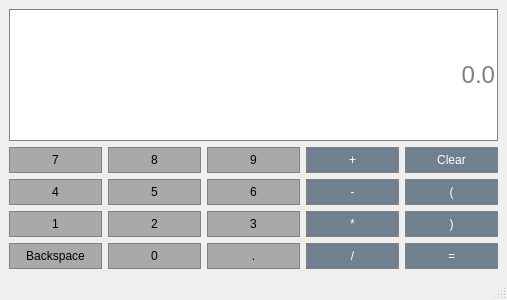
<?xml version="1.0" encoding="UTF-8"?>
<ui version="4.0">
 <class>Calculator</class>
 <widget class="QMainWindow" name="Calculator">
  <property name="geometry">
   <rect>
    <x>0</x>
    <y>0</y>
    <width>507</width>
    <height>300</height>
   </rect>
  </property>
  <property name="windowTitle">
   <string>Calculator</string>
  </property>
  <widget class="QWidget" name="centralwidget">
   <layout class="QGridLayout" name="gridLayout">
    <item row="9" column="3">
     <widget class="QPushButton" name="Divide">
      <property name="sizePolicy">
       <sizepolicy hsizetype="Preferred" vsizetype="Preferred">
        <horstretch>0</horstretch>
        <verstretch>0</verstretch>
       </sizepolicy>
      </property>
      <property name="styleSheet">
       <string notr="true">QAbstractButton {
	color: white
}

QPushButton {
	background-color: #708090;
	border: 1px solid gray;
	padding: 5px
}

QPushButton:pressed {
	background-color: #2F4F4F;
	border: 1px solid gray;
	padding: 5px
}</string>
      </property>
      <property name="text">
       <string>/</string>
      </property>
     </widget>
    </item>
    <item row="8" column="4">
     <widget class="QPushButton" name="RightParenthesis">
      <property name="sizePolicy">
       <sizepolicy hsizetype="Preferred" vsizetype="Preferred">
        <horstretch>0</horstretch>
        <verstretch>0</verstretch>
       </sizepolicy>
      </property>
      <property name="styleSheet">
       <string notr="true">QAbstractButton {
	color: white
}

QPushButton {
	background-color: #708090;
	border: 1px solid gray;
	padding: 5px
}

QPushButton:pressed {
	background-color: #2F4F4F;
	border: 1px solid gray;
	padding: 5px
}</string>
      </property>
      <property name="text">
       <string>)</string>
      </property>
     </widget>
    </item>
    <item row="9" column="2">
     <widget class="QPushButton" name="Dot">
      <property name="sizePolicy">
       <sizepolicy hsizetype="Preferred" vsizetype="Preferred">
        <horstretch>0</horstretch>
        <verstretch>0</verstretch>
       </sizepolicy>
      </property>
      <property name="styleSheet">
       <string notr="true">QPushButton {
	background-color: #A9A9A9;
	border: 1px solid gray;
	padding: 5px
}

QPushButton:pressed {
	background-color: #808080;
	border: 1px solid gray;
	padding: 5px
}</string>
      </property>
      <property name="text">
       <string>.</string>
      </property>
     </widget>
    </item>
    <item row="9" column="4">
     <widget class="QPushButton" name="Equals">
      <property name="sizePolicy">
       <sizepolicy hsizetype="Preferred" vsizetype="Preferred">
        <horstretch>0</horstretch>
        <verstretch>0</verstretch>
       </sizepolicy>
      </property>
      <property name="styleSheet">
       <string notr="true">QAbstractButton {
	color: white
}

QPushButton {
	background-color: #708090;
	border: 1px solid gray;
	padding: 5px
}

QPushButton:pressed {
	background-color: #2F4F4F;
	border: 1px solid gray;
	padding: 5px
}</string>
      </property>
      <property name="text">
       <string>=</string>
      </property>
     </widget>
    </item>
    <item row="5" column="0">
     <widget class="QPushButton" name="Button4">
      <property name="sizePolicy">
       <sizepolicy hsizetype="Preferred" vsizetype="Preferred">
        <horstretch>0</horstretch>
        <verstretch>0</verstretch>
       </sizepolicy>
      </property>
      <property name="styleSheet">
       <string notr="true">QPushButton {
	background-color: #A9A9A9;
	border: 1px solid gray;
	padding: 5px
}

QPushButton:pressed {
	background-color: #808080;
	border: 1px solid gray;
	padding: 5px
}</string>
      </property>
      <property name="text">
       <string>4</string>
      </property>
     </widget>
    </item>
    <item row="8" column="2">
     <widget class="QPushButton" name="Button3">
      <property name="sizePolicy">
       <sizepolicy hsizetype="Preferred" vsizetype="Preferred">
        <horstretch>0</horstretch>
        <verstretch>0</verstretch>
       </sizepolicy>
      </property>
      <property name="styleSheet">
       <string notr="true">QPushButton {
	background-color: #A9A9A9;
	border: 1px solid gray;
	padding: 5px
}

QPushButton:pressed {
	background-color: #808080;
	border: 1px solid gray;
	padding: 5px
}</string>
      </property>
      <property name="text">
       <string>3</string>
      </property>
     </widget>
    </item>
    <item row="9" column="0">
     <widget class="QPushButton" name="Backspace">
      <property name="sizePolicy">
       <sizepolicy hsizetype="Preferred" vsizetype="Preferred">
        <horstretch>0</horstretch>
        <verstretch>0</verstretch>
       </sizepolicy>
      </property>
      <property name="styleSheet">
       <string notr="true">QPushButton {
	background-color: #A9A9A9;
	border: 1px solid gray;
	padding: 5px
}

QPushButton:pressed {
	background-color: #808080;
	border: 1px solid gray;
	padding: 5px
}</string>
      </property>
      <property name="text">
       <string>Backspace</string>
      </property>
     </widget>
    </item>
    <item row="5" column="1">
     <widget class="QPushButton" name="Button5">
      <property name="sizePolicy">
       <sizepolicy hsizetype="Preferred" vsizetype="Preferred">
        <horstretch>0</horstretch>
        <verstretch>0</verstretch>
       </sizepolicy>
      </property>
      <property name="styleSheet">
       <string notr="true">QPushButton {
	background-color: #A9A9A9;
	border: 1px solid gray;
	padding: 5px
}

QPushButton:pressed {
	background-color: #808080;
	border: 1px solid gray;
	padding: 5px
}</string>
      </property>
      <property name="text">
       <string>5</string>
      </property>
     </widget>
    </item>
    <item row="9" column="1">
     <widget class="QPushButton" name="Button0">
      <property name="sizePolicy">
       <sizepolicy hsizetype="Preferred" vsizetype="Preferred">
        <horstretch>0</horstretch>
        <verstretch>0</verstretch>
       </sizepolicy>
      </property>
      <property name="styleSheet">
       <string notr="true">QPushButton {
	background-color: #A9A9A9;
	border: 1px solid gray;
	padding: 5px
}

QPushButton:pressed {
	background-color: #808080;
	border: 1px solid gray;
	padding: 5px
}</string>
      </property>
      <property name="text">
       <string>0</string>
      </property>
     </widget>
    </item>
    <item row="8" column="3">
     <widget class="QPushButton" name="Multiply">
      <property name="sizePolicy">
       <sizepolicy hsizetype="Preferred" vsizetype="Preferred">
        <horstretch>0</horstretch>
        <verstretch>0</verstretch>
       </sizepolicy>
      </property>
      <property name="styleSheet">
       <string notr="true">QAbstractButton {
	color: white
}

QPushButton {
	background-color: #708090;
	border: 1px solid gray;
	padding: 5px
}

QPushButton:pressed {
	background-color: #2F4F4F;
	border: 1px solid gray;
	padding: 5px
}</string>
      </property>
      <property name="text">
       <string>*</string>
      </property>
     </widget>
    </item>
    <item row="8" column="0">
     <widget class="QPushButton" name="Button1">
      <property name="sizePolicy">
       <sizepolicy hsizetype="Preferred" vsizetype="Preferred">
        <horstretch>0</horstretch>
        <verstretch>0</verstretch>
       </sizepolicy>
      </property>
      <property name="styleSheet">
       <string notr="true">QPushButton {
	background-color: #A9A9A9;
	border: 1px solid gray;
	padding: 5px
}

QPushButton:pressed {
	background-color: #808080;
	border: 1px solid gray;
	padding: 5px
}</string>
      </property>
      <property name="text">
       <string>1</string>
      </property>
     </widget>
    </item>
    <item row="8" column="1">
     <widget class="QPushButton" name="Button2">
      <property name="sizePolicy">
       <sizepolicy hsizetype="Preferred" vsizetype="Preferred">
        <horstretch>0</horstretch>
        <verstretch>0</verstretch>
       </sizepolicy>
      </property>
      <property name="styleSheet">
       <string notr="true">QPushButton {
	background-color: #A9A9A9;
	border: 1px solid gray;
	padding: 5px
}

QPushButton:pressed {
	background-color: #808080;
	border: 1px solid gray;
	padding: 5px
}</string>
      </property>
      <property name="text">
       <string>2</string>
      </property>
     </widget>
    </item>
    <item row="5" column="2">
     <widget class="QPushButton" name="Button6">
      <property name="sizePolicy">
       <sizepolicy hsizetype="Preferred" vsizetype="Preferred">
        <horstretch>0</horstretch>
        <verstretch>0</verstretch>
       </sizepolicy>
      </property>
      <property name="styleSheet">
       <string notr="true">QPushButton {
	background-color: #A9A9A9;
	border: 1px solid gray;
	padding: 5px
}

QPushButton:pressed {
	background-color: #808080;
	border: 1px solid gray;
	padding: 5px
}</string>
      </property>
      <property name="text">
       <string>6</string>
      </property>
     </widget>
    </item>
    <item row="0" column="0" colspan="5">
     <widget class="QLineEdit" name="lineEdit">
      <property name="sizePolicy">
       <sizepolicy hsizetype="Preferred" vsizetype="Expanding">
        <horstretch>0</horstretch>
        <verstretch>0</verstretch>
       </sizepolicy>
      </property>
      <property name="font">
       <font>
        <family>Arial</family>
        <pointsize>18</pointsize>
        <weight>50</weight>
        <bold>false</bold>
       </font>
      </property>
      <property name="styleSheet">
       <string notr="true">QLineEdit {
	border: 1px solid gray
}</string>
      </property>
      <property name="inputMask">
       <string/>
      </property>
      <property name="text">
       <string/>
      </property>
      <property name="alignment">
       <set>Qt::AlignRight|Qt::AlignTrailing|Qt::AlignVCenter</set>
      </property>
      <property name="placeholderText">
       <string>0.0</string>
      </property>
     </widget>
    </item>
    <item row="5" column="3">
     <widget class="QPushButton" name="Subtract">
      <property name="sizePolicy">
       <sizepolicy hsizetype="Preferred" vsizetype="Preferred">
        <horstretch>0</horstretch>
        <verstretch>0</verstretch>
       </sizepolicy>
      </property>
      <property name="styleSheet">
       <string notr="true">QAbstractButton {
	color: white
}

QPushButton {
	background-color: #708090;
	border: 1px solid gray;
	padding: 5px
}

QPushButton:pressed {
	background-color: #2F4F4F;
	border: 1px solid gray;
	padding: 5px
}</string>
      </property>
      <property name="text">
       <string>-</string>
      </property>
     </widget>
    </item>
    <item row="4" column="4">
     <widget class="QPushButton" name="Clear">
      <property name="sizePolicy">
       <sizepolicy hsizetype="Preferred" vsizetype="Preferred">
        <horstretch>0</horstretch>
        <verstretch>0</verstretch>
       </sizepolicy>
      </property>
      <property name="styleSheet">
       <string notr="true">QAbstractButton {
	color: white
}

QPushButton {
	background-color: #708090;
	border: 1px solid gray;
	padding: 5px
}

QPushButton:pressed {
	background-color: #2F4F4F;
	border: 1px solid gray;
	padding: 5px
}</string>
      </property>
      <property name="text">
       <string>Clear</string>
      </property>
     </widget>
    </item>
    <item row="5" column="4">
     <widget class="QPushButton" name="LeftParenthesis">
      <property name="sizePolicy">
       <sizepolicy hsizetype="Preferred" vsizetype="Preferred">
        <horstretch>0</horstretch>
        <verstretch>0</verstretch>
       </sizepolicy>
      </property>
      <property name="styleSheet">
       <string notr="true">QAbstractButton {
	color: white
}

QPushButton {
	background-color: #708090;
	border: 1px solid gray;
	padding: 5px
}

QPushButton:pressed {
	background-color: #2F4F4F;
	border: 1px solid gray;
	padding: 5px
}</string>
      </property>
      <property name="text">
       <string>(</string>
      </property>
     </widget>
    </item>
    <item row="4" column="3">
     <widget class="QPushButton" name="Add">
      <property name="sizePolicy">
       <sizepolicy hsizetype="Preferred" vsizetype="Preferred">
        <horstretch>0</horstretch>
        <verstretch>0</verstretch>
       </sizepolicy>
      </property>
      <property name="styleSheet">
       <string notr="true">QAbstractButton {
	color: white
}

QPushButton {
	background-color: #708090;
	border: 1px solid gray;
	padding: 5px
}

QPushButton:pressed {
	background-color: #2F4F4F;
	border: 1px solid gray;
	padding: 5px
}</string>
      </property>
      <property name="text">
       <string>+</string>
      </property>
     </widget>
    </item>
    <item row="4" column="2">
     <widget class="QPushButton" name="Button9">
      <property name="sizePolicy">
       <sizepolicy hsizetype="Preferred" vsizetype="Preferred">
        <horstretch>0</horstretch>
        <verstretch>0</verstretch>
       </sizepolicy>
      </property>
      <property name="styleSheet">
       <string notr="true">QPushButton {
	background-color: #A9A9A9;
	border: 1px solid gray;
	padding: 5px
}

QPushButton:pressed {
	background-color: #808080;
	border: 1px solid gray;
	padding: 5px
}</string>
      </property>
      <property name="text">
       <string>9</string>
      </property>
     </widget>
    </item>
    <item row="4" column="1">
     <widget class="QPushButton" name="Button8">
      <property name="sizePolicy">
       <sizepolicy hsizetype="Preferred" vsizetype="Preferred">
        <horstretch>0</horstretch>
        <verstretch>0</verstretch>
       </sizepolicy>
      </property>
      <property name="styleSheet">
       <string notr="true">QPushButton {
	background-color: #A9A9A9;
	border: 1px solid gray;
	padding: 5px
}

QPushButton:pressed {
	background-color: #808080;
	border: 1px solid gray;
	padding: 5px
}</string>
      </property>
      <property name="text">
       <string>8</string>
      </property>
     </widget>
    </item>
    <item row="4" column="0">
     <widget class="QPushButton" name="Button7">
      <property name="sizePolicy">
       <sizepolicy hsizetype="Preferred" vsizetype="Preferred">
        <horstretch>0</horstretch>
        <verstretch>0</verstretch>
       </sizepolicy>
      </property>
      <property name="styleSheet">
       <string notr="true">QPushButton {
	background-color: #A9A9A9;
	border: 1px solid gray;
	padding: 5px
}

QPushButton:pressed {
	background-color: #808080;
	border: 1px solid gray;
	padding: 5px
}</string>
      </property>
      <property name="text">
       <string>7</string>
      </property>
     </widget>
    </item>
   </layout>
  </widget>
  <widget class="QMenuBar" name="menubar">
   <property name="geometry">
    <rect>
     <x>0</x>
     <y>0</y>
     <width>507</width>
     <height>26</height>
    </rect>
   </property>
  </widget>
  <widget class="QStatusBar" name="statusbar"/>
 </widget>
 <resources/>
 <connections/>
</ui>
